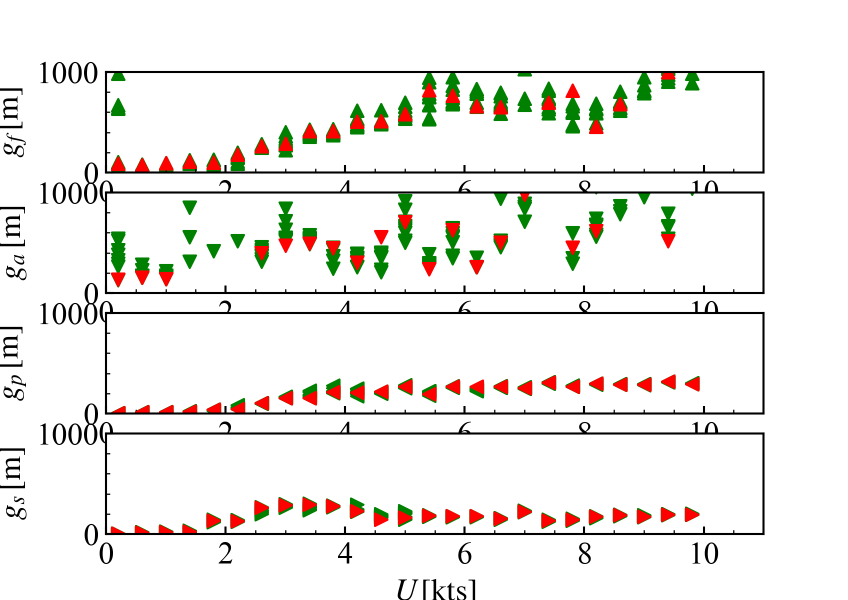
#> input picture outputs/303/test_calib.png, 1696 x 1200 px, given in place of 清水.PNG, which was not available (shown at 1/2 size)
$ python MakeChartImage.py
#> lines starting #> are read from the running program, lines starting #| are printed output that depends on the picture; after the words box and inside, x2 and y2 are one past the last pixel; in counts of white or black regions, pixels touching at a corner belong together; pictures that were not available may be replaced by others from this repository, and a replacement may not be noted
import os
import cv2
import numpy as np
import pandas as pd

# =========================================================
# 保存先ルール
# =========================================================
def make_save_dir(img_path: str):
    try:
        DIR = os.path.dirname(__file__)
        dirname = os.path.splitext(os.path.basename(__file__))[0]
    except NameError:
        DIR = os.getcwd()
        dirname = "merged_script"

    save_dir = f"{DIR}/../../outputs/{dirname}/{os.path.splitext(os.path.basename(img_path))[0]}"
    os.makedirs(save_dir, exist_ok=True)
    return save_dir

# =========================================================
# (A) 緑点線グリッド検出
# =========================================================
def _cluster_centers(idxs, gap=3):
    idxs = np.asarray(idxs)
    if idxs.size == 0:
        return []
    clusters = []
    s = idxs[0]
    p = idxs[0]
    for a in idxs[1:]:
        if a - p > gap:
            clusters.append((s, p))
            s = a
        p = a
    clusters.append((s, p))
    return [int((a + b) // 2) for a, b in clusters]

def detect_latlon_grid_lines(
    img_bgr,
    out_dir=None,
    roi=(90, 80, None, None),
    hsv_h_range=(45, 95),
    s_min=80,
    v_min=40,
    v_max=200,
    peak_ratio=0.50,
    merge_gap=3,
):
    H, W = img_bgr.shape[:2]
    x0, y0, x1, y1 = roi
    if x1 is None: x1 = W
    if y1 is None: y1 = H
    crop = img_bgr[y0:y1, x0:x1]

    hsv = cv2.cvtColor(crop, cv2.COLOR_BGR2HSV)
    h1, h2 = hsv_h_range
    lower = np.array([h1, s_min, v_min], np.uint8)
    upper = np.array([h2, 255, v_max], np.uint8)
    mask = cv2.inRange(hsv, lower, upper)

    if out_dir:
        cv2.imwrite(os.path.join(out_dir, "_mask_grid.png"), mask)

    row_sum = mask.sum(axis=1)
    col_sum = mask.sum(axis=0)
    if row_sum.max() == 0 or col_sum.max() == 0:
        return [], []

    ys_idx = np.where(row_sum >= row_sum.max() * peak_ratio)[0]
    xs_idx = np.where(col_sum >= col_sum.max() * peak_ratio)[0]

    ys = _cluster_centers(ys_idx, gap=merge_gap)
    xs = _cluster_centers(xs_idx, gap=merge_gap)

    return [y + y0 for y in ys], [x + x0 for x in xs]

# =========================================================
# (B) Lab距離ユーティリティ
# =========================================================
def rgb_to_lab_int32(rgb: np.ndarray) -> np.ndarray:
    bgr = rgb[::-1].reshape(1, 1, 3)
    lab = cv2.cvtColor(bgr, cv2.COLOR_BGR2LAB)[0, 0]
    return lab.astype(np.int32)

def dist2_lab_img_to_lab_ref(lab_img_int32: np.ndarray, lab_ref_int32: np.ndarray) -> np.ndarray:
    d = lab_img_int32 - lab_ref_int32[None, None, :]
    return np.sum(d * d, axis=2).astype(np.int32)

# =========================================================
# (C) 陸/浅瀬/マゼンタ線マスク抽出（2本目のロジック）
# =========================================================
def extract_land_shallow_magenta_masks(
    img_bgr: np.ndarray,
    land_lower=(15,  50,  80),
    land_upper=(40, 255, 255),
    brown_excl_lower=(5,  40,   0),
    brown_excl_upper=(35, 255, 150),
    rgb_cyan=(182, 235, 219),
    rgb_s1=(167, 224, 233),
    rgb_s2=(129, 195, 226),
    T_SHALLOW=22,
    MARGIN=3,
    rgb_magenta=(198, 71, 186),
    T_MAG=22,
):
    hsv = cv2.cvtColor(img_bgr, cv2.COLOR_BGR2HSV)
    lab_img = cv2.cvtColor(img_bgr, cv2.COLOR_BGR2LAB).astype(np.int32)

    k_open  = cv2.getStructuringElement(cv2.MORPH_ELLIPSE, (5, 5))
    k_close = cv2.getStructuringElement(cv2.MORPH_ELLIPSE, (11, 11))

    # ---- land ----
    mask_land = cv2.inRange(hsv, np.array(land_lower, np.uint8), np.array(land_upper, np.uint8))

    mask_brown_excl = cv2.inRange(hsv, np.array(brown_excl_lower, np.uint8), np.array(brown_excl_upper, np.uint8))
    mask_land[mask_brown_excl > 0] = 0

    num, labels, stats, _ = cv2.connectedComponentsWithStats((mask_land > 0).astype(np.uint8), connectivity=8)
    MAX_SIDE, MIN_SIDE = 60, 3
    MAX_AREA, MIN_AREA = 5000, 20
    ASPECT_MIN, ASPECT_MAX = 0.7, 1.4

    mask_land2 = mask_land.copy()
    for k in range(1, num):
        w = stats[k, cv2.CC_STAT_WIDTH]
        h = stats[k, cv2.CC_STAT_HEIGHT]
        area = stats[k, cv2.CC_STAT_AREA]
        if area < MIN_AREA or area > MAX_AREA:
            continue
        if not (MIN_SIDE <= w <= MAX_SIDE and MIN_SIDE <= h <= MAX_SIDE):
            continue
        aspect = w / max(h, 1e-9)
        if not (ASPECT_MIN <= aspect <= ASPECT_MAX):
            continue
        mask_land2[labels == k] = 0

    mask_land = cv2.morphologyEx(mask_land2, cv2.MORPH_OPEN,  k_open,  iterations=1)
    mask_land = cv2.morphologyEx(mask_land,  cv2.MORPH_CLOSE, k_close, iterations=1)

    # ---- shallow ----
    lab_cyan = rgb_to_lab_int32(np.array(rgb_cyan, np.uint8))
    lab_s1   = rgb_to_lab_int32(np.array(rgb_s1, np.uint8))
    lab_s2   = rgb_to_lab_int32(np.array(rgb_s2, np.uint8))

    d_cyan = dist2_lab_img_to_lab_ref(lab_img, lab_cyan)
    d_s1   = dist2_lab_img_to_lab_ref(lab_img, lab_s1)
    d_s2   = dist2_lab_img_to_lab_ref(lab_img, lab_s2)

    nearest = np.argmin(np.stack([d_cyan, d_s1, d_s2], axis=2), axis=2)
    mask_shallow = ((nearest == 1) | (nearest == 2))

    d_shallow = np.minimum(d_s1, d_s2)
    mask_shallow &= (d_shallow <= (T_SHALLOW * T_SHALLOW))
    mask_shallow &= (np.sqrt(d_shallow.astype(np.float32)) + float(MARGIN) <= np.sqrt(d_cyan.astype(np.float32)))

    mask_shallow_u8 = (mask_shallow.astype(np.uint8) * 255)
    mask_shallow_u8[mask_land > 0] = 0
    mask_shallow_u8 = cv2.morphologyEx(mask_shallow_u8, cv2.MORPH_OPEN,  k_open,  iterations=1)
    mask_shallow_u8 = cv2.morphologyEx(mask_shallow_u8, cv2.MORPH_CLOSE, k_close, iterations=1)

    # ---- magenta line ----
    lab_mag = rgb_to_lab_int32(np.array(rgb_magenta, np.uint8))
    d_mag2 = dist2_lab_img_to_lab_ref(lab_img, lab_mag)
    mask_magenta = (d_mag2 <= (T_MAG * T_MAG)).astype(np.uint8) * 255

    k3 = cv2.getStructuringElement(cv2.MORPH_RECT, (3, 3))
    mask_magenta = cv2.morphologyEx(mask_magenta, cv2.MORPH_OPEN, k3, iterations=1)

    return mask_land, mask_shallow_u8, mask_magenta

# =========================================================
# (D) 分割（ラベル焼き込み無し：単純タイル保存）
# =========================================================
def split_by_lines_no_title(img_bgr, ys, xs, out_dir, border=2):
    os.makedirs(out_dir, exist_ok=True)
    H, W = img_bgr.shape[:2]
    ys = sorted(map(int, ys))
    xs = sorted(map(int, xs))

    # デバッグ用：検出線を描いた画像（任意）
    vis = img_bgr.copy()
    for i, y in enumerate(ys):
        cv2.line(vis, (0, y), (W - 1, y), (0, 0, 255), 2)
        cv2.putText(vis, f"lat#{i}", (10, max(20, y - 6)),
                    cv2.FONT_HERSHEY_SIMPLEX, 0.7, (0, 0, 255), 2, cv2.LINE_AA)
    for j, x in enumerate(xs):
        cv2.line(vis, (x, 0), (x, H - 1), (0, 0, 255), 2)
        cv2.putText(vis, f"lon#{j}", (max(5, x + 6), 26),
                    cv2.FONT_HERSHEY_SIMPLEX, 0.7, (0, 0, 255), 2, cv2.LINE_AA)
    cv2.imwrite(os.path.join(out_dir, "_grid_detected_indexed.png"), vis)

    ys_b = [0] + ys + [H - 1]
    xs_b = [0] + xs + [W - 1]

    rows = []
    for i in range(len(ys_b) - 1):
        y0, y1 = ys_b[i], ys_b[i + 1]
        yy0 = max(0, y0 + border)
        yy1 = min(H, y1 - border)
        if yy1 - yy0 < 20:
            continue

        for j in range(len(xs_b) - 1):
            x0, x1 = xs_b[j], xs_b[j + 1]
            xx0 = max(0, x0 + border)
            xx1 = min(W, x1 - border)
            if xx1 - xx0 < 20:
                continue

            tile = img_bgr[yy0:yy1, xx0:xx1].copy()
            fname = f"tile_r{i:02d}_c{j:02d}.png"
            cv2.imwrite(os.path.join(out_dir, fname), tile)

            rows.append({
                "tile": fname,
                "x0": xx0, "x1": xx1, "y0": yy0, "y1": yy1,
            })

    df = pd.DataFrame(rows)
    df.to_csv(os.path.join(out_dir, "tiles_manifest.csv"), index=False, encoding="utf-8-sig")
    print(f"[OK] saved tiles = {len(df)} -> {out_dir}")
    return df

# =========================================================
# (E) 統合パイプライン（塗りつぶし無し／タイルにタイトル無し）
# =========================================================
def process_all(
    img_path: str,
    grid_roi=(90, 80, None, None),
    border=2,
):
#> called with border = 2
    save_dir = make_save_dir(img_path)

    img = cv2.imread(img_path, cv2.IMREAD_COLOR)
#> img is the input picture: shape (1200, 1696, 3); mean B, G, R 233.9, 237.1, 239.2
    if img is None:
        raise FileNotFoundError(f"画像が読めません: {img_path}")

    # 1) グリッド線検出
    ys, xs = detect_latlon_grid_lines(
        img, out_dir=save_dir,
        roi=grid_roi,
        hsv_h_range=(45, 95),
        s_min=80, v_min=40, v_max=200,
        peak_ratio=0.50,
        merge_gap=3,
    )
#> in detect_latlon_grid_lines, `mask = cv2.inRange(hsv, lower, upper)`:
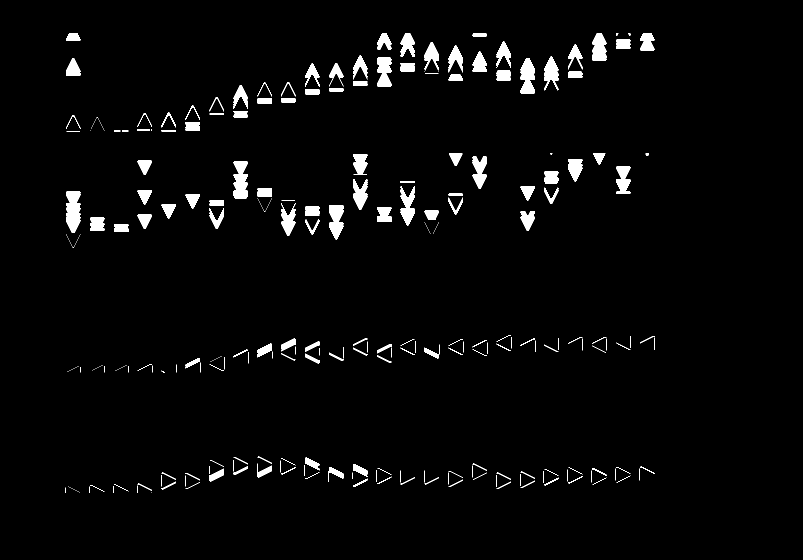
#> mask: shape (1120, 1606) (shown at 1/2 size); 2.9% white; 365 white regions (181 under 20 px), largest, box (x1, y1, x2, y2) and area: (132, 383, 161, 465) 1910, (467, 323, 496, 397) 1696, (1041, 116, 1070, 187) 1541
#> in detect_latlon_grid_lines, `row_sum = mask.sum(axis=1)`: row_sum = 1120 values, max 64515 at index 140, min 0 at index 0, mean 11712.9
#> in detect_latlon_grid_lines, `col_sum = mask.sum(axis=0)`: col_sum = 1606 values, max 35955 at index 146, min 0 at index 0, mean 8168.4
#> in detect_latlon_grid_lines, `ys_idx = np.where(row_sum >= row_sum.max() * peak_ratio)[0]`: ys_idx = 170 values from 79 to 947
#> in detect_latlon_grid_lines, `xs_idx = np.where(col_sum >= col_sum.max() * peak_ratio)[0]`: xs_idx = 334 values from 134 to 1251
#> in _cluster_centers, `idxs = np.asarray(idxs)`: idxs = 170 values from 79 to 947
#> in _cluster_centers, `s = idxs[0]`: s = 79
#> the loop in _cluster_centers, `for a in idxs[1:]:` made 169 passes
#> s on passes 75, 87, 88, 91, 92, 114, 164: 323, 349, 362, 376, 380, 408, 942
#> after the loop in _cluster_centers, `for a in idxs[1:]:`: clusters = [(79, 159), (323, 336), (349, 349), (362, 365), (376, 376), (380, 403), (408, 458)]
#> in detect_latlon_grid_lines, `ys = _cluster_centers(ys_idx, gap=merge_gap)`: ys = [119, 329, 349, 363, 376, 391, 433, 944]
#> the loop in _cluster_centers (call 2), `for a in idxs[1:]:` made 333 passes
#> (a, s, p) on passes 25, 36: (284, 284, 284), (468, 468, 468)
#> in detect_latlon_grid_lines, `xs = _cluster_centers(xs_idx, gap=merge_gap)`: xs = [146, 289, 481, 576, 624, 672, 720, 768, 815, 911, 959, 1055, 1102, 1150, 1198, 1246]
#> ys = [199, 409, 429, 443, 456, 471, 513, 1024]; xs = [236, 379, 571, 666, 714, 762, 810, 858, 905, 1001, 1049, 1145, 1192, 1240, 1288, 1336]
    print("Detected ys:", ys)
#| Detected ys: [199, 409, 429, 443, 456, 471, 513, 1024]
    print("Detected xs:", xs)
#| Detected xs: [236, 379, 571, 666, 714, 762, 810, 858, 905, 1001, 1049, 1145, 1192, 1240, 1288, 1336]

    # 2) land / shallow / magenta line
    mask_land, mask_shallow, mask_magenta = extract_land_shallow_magenta_masks(img)
#> in extract_land_shallow_magenta_masks, `lab_img = cv2.cvtColor(img_bgr, cv2.COLOR_BGR2LAB).astype(np.int32)`:
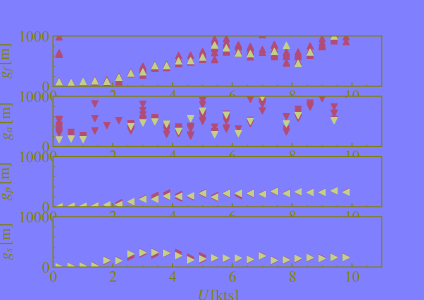
#> lab_img: shape (1200, 1696, 3) int32 (shown at 1/4 size); mean B, G, R 239.7, 128.3, 130.6
#> in extract_land_shallow_magenta_masks, `mask_brown_excl = cv2.inRange(hsv, np.array(brown_excl_lower, np.uint8..`:
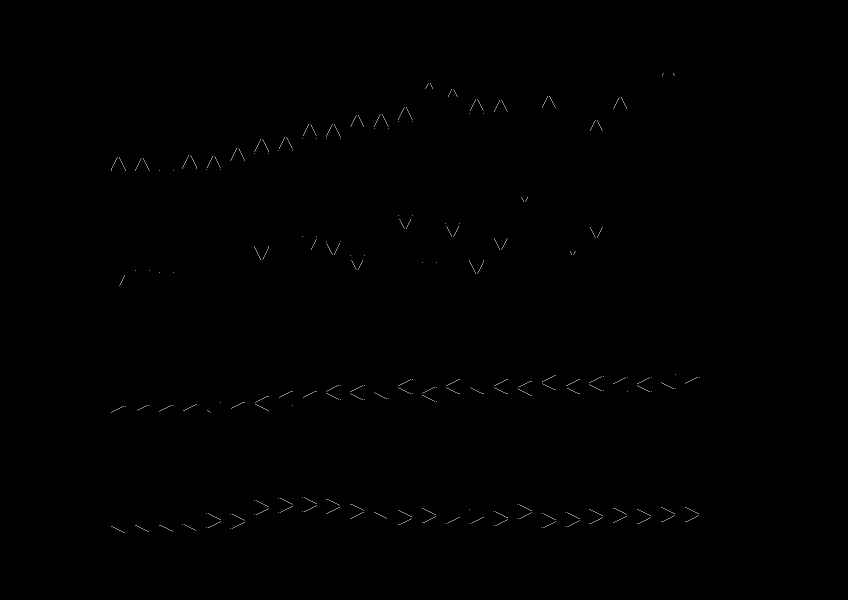
#> mask_brown_excl: shape (1200, 1696) (shown at 1/2 size); 0.09% white in thin lines or dots, all inside (x1, y1, x2, y2) = (222, 147, 1399, 1066)
#> in extract_land_shallow_magenta_masks, `num, labels, stats, _ = cv2.connectedComponentsWithStats((mask_land > ..`: num = 39; stats = 39 rows, first 6: [0, 0, 1696, 1200, 2035162], [776, 769, 1, 1, 1], [1133, 776, 1, 1, 1], [1135, 777, 1, 1, 1], [1137, 778, 1, 1, 1], [1139, 779, 1, 1, 1]
#> in dist2_lab_img_to_lab_ref (call 4), `d = lab_img_int32 - lab_ref_int32[None, None, :]`:
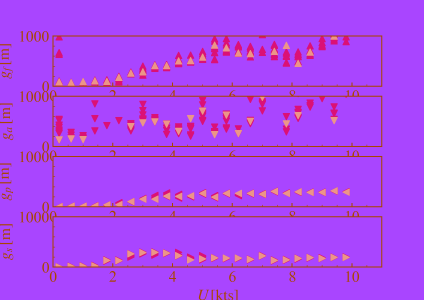
#> d: shape (1200, 1696, 3) int32 (shown at 1/4 size); mean B, G, R 106.7, -63.7, 38.6; drawn with min black and max white
#> in dist2_lab_img_to_lab_ref (call 4), `return np.sum(d * d, axis=2).astype(np.int32)`:
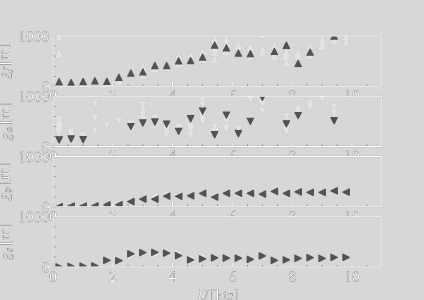
#> returned value: shape (1200, 1696) int32 (shown at 1/4 size); min 5073, max 23081, mean 20061.4; drawn with min black and max white

    cv2.imwrite(os.path.join(save_dir, "mask_land.png"), mask_land)
    cv2.imwrite(os.path.join(save_dir, "mask_shallow.png"), mask_shallow)
    cv2.imwrite(os.path.join(save_dir, "mask_magenta.png"), mask_magenta)

    # 3) 最終可視化（塗りつぶし無し）
    final_map = np.full_like(img, 255)  # 白背景

    LAND_GRAY = (220, 220, 220)         # 薄いグレー（BGR）
    SHALLOW_BGR = (233, 224, 167)       # RGB(167,224,233) -> BGR
    MAGENTA_BGR = (186, 71, 198)        # RGB(198,71,186)  -> BGR

    final_map[mask_land > 0] = LAND_GRAY
    final_map[mask_shallow > 0] = SHALLOW_BGR
    final_map[mask_magenta > 0] = MAGENTA_BGR

    cv2.imwrite(os.path.join(save_dir, "impassable_map.png"), final_map)
    print(f"[OK] Saved: {os.path.join(save_dir, 'impassable_map.png')}")

    # 4) 分割（タイルにタイトル無し）
    split_dir = os.path.join(save_dir, "tiles")
    if len(ys) >= 2 and len(xs) >= 2:
        split_by_lines_no_title(final_map, ys, xs, split_dir, border=border)
#> in split_by_lines_no_title, `ys = sorted(map(int, ys))`: ys = [199, 409, 429, 443, 456, 471, 513, 1024]
#> the loop in split_by_lines_no_title, `for i, y in enumerate(ys):` made 8 passes
#> y on passes 1 to 8: 199, 409, 429, 443, 456, 471, 513, 1024
#> after the loop in split_by_lines_no_title, `for i, y in enumerate(ys):`:
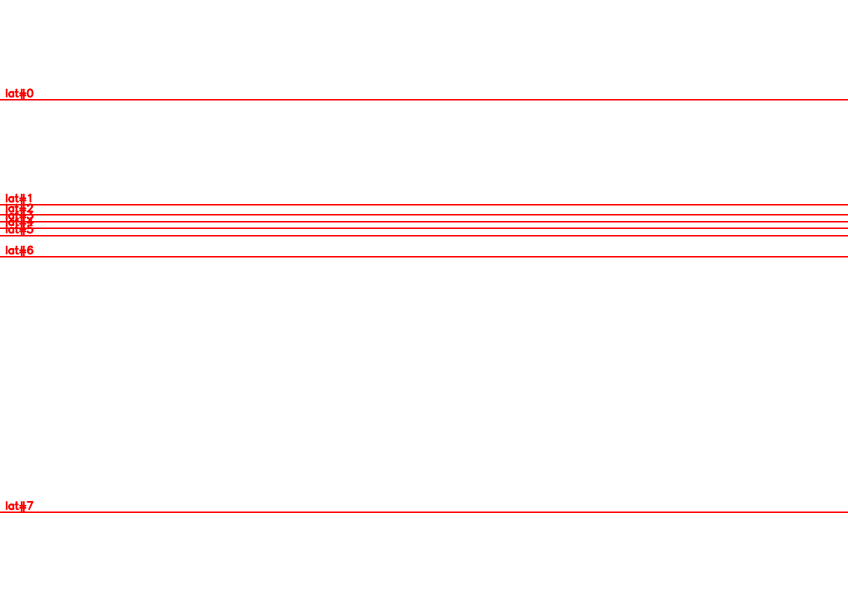
#> vis: shape (1200, 1696, 3) (shown at 1/2 size); mean of channels 0, 1, 2 249.4, 249.4, 255; drawn as B, G, R
#> the loop in split_by_lines_no_title, `for j, x in enumerate(xs):` made 16 passes
#> x on passes 1 to 8: 236, 379, 571, 666, 714, 762, 810, 858
#> after the loop in split_by_lines_no_title, `for j, x in enumerate(xs):`:
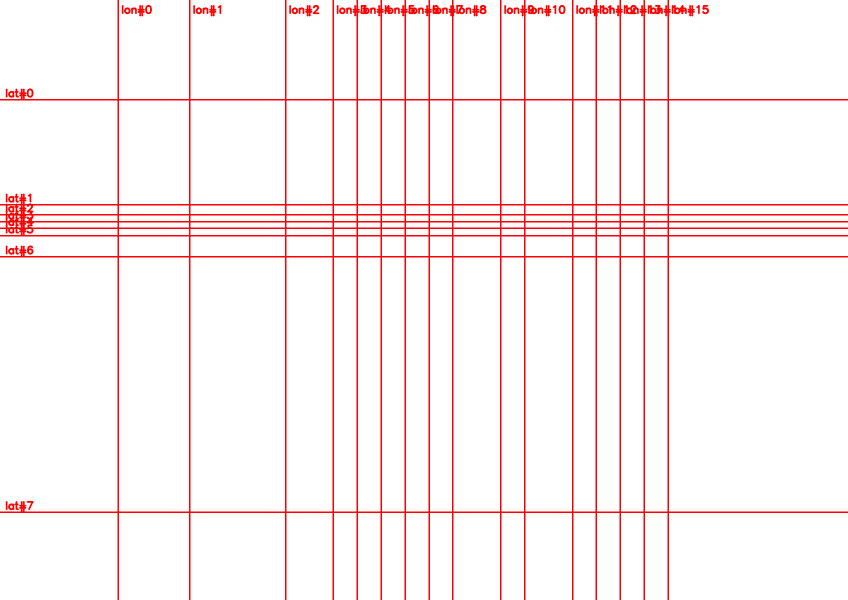
#> vis: shape (1200, 1696, 3) (shown at 1/2 size); 3.38% of pixels changed, all inside (x1, y1, x2, y2) = (235, 0, 1419, 1200); drawn as B, G, R
#> in split_by_lines_no_title, `ys_b = [0] + ys + [H - 1]`: ys_b = [0, 199, 409, 429, 443, 456, 471, 513, 1024, 1199]
#> in split_by_lines_no_title, `xs_b = [0] + xs + [W - 1]`: xs_b = [0, 236, 379, 571, 666, 714, 762, 810, 858, 905, 1001, 1049, 1145, 1192, 1240, 1288, 1336, 1695]
#> the loop in split_by_lines_no_title, `for i in range(len(ys_b) - 1):` made 9 passes
#> (y0, y1, yy0, yy1) on passes 1 to 8: (0, 199, 2, 197), (199, 409, 201, 407), (409, 429, 411, 427), (429, 443, 431, 441), (443, 456, 445, 454), (456, 471, 458, 469), (471, 513, 473, 511), (513, 1024, 515, 1022)
#> after the loop in split_by_lines_no_title, `for i in range(len(ys_b) - 1):`: rows = 85 items
#> in split_by_lines_no_title, `df = pd.DataFrame(rows)`: df = table of 85 rows and 5 columns
#| [OK] saved tiles = 85 -> program/utils/PP/../../outputs/MakeChartImage/清水/tiles
    else:
        print("[WARN] grid lines not detected sufficiently; skip tiling.")

    return save_dir

# =========================================================
# 実行例
# =========================================================
if __name__ == "__main__":
    IMG_PATH = "/Users/tokudashintaro/Desktop/LDA_PP/raw_datas/海岸線データ/清水.PNG"

    process_all(
        IMG_PATH,
        grid_roi=(90, 80, None, None),
        border=2,
    )
